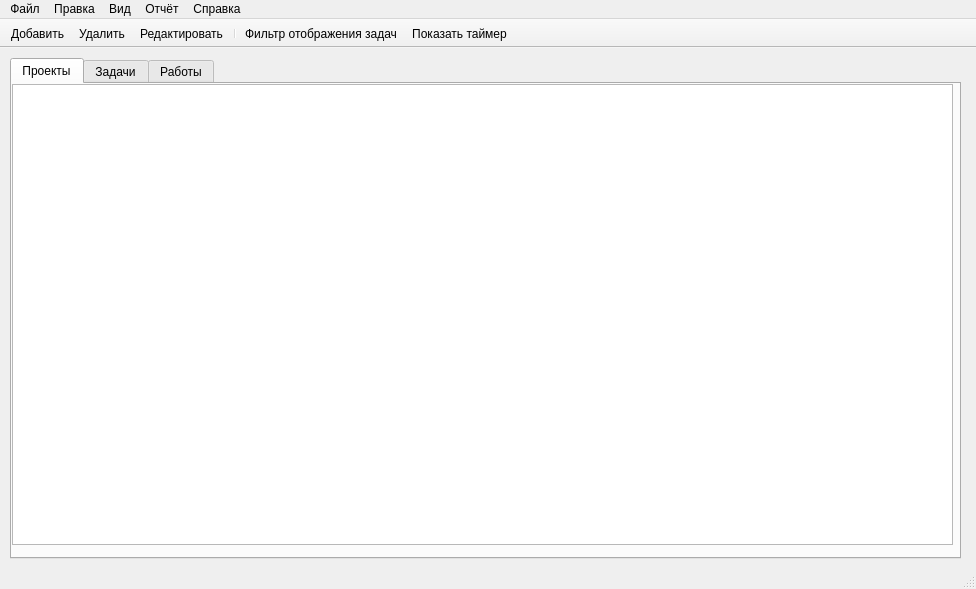
<?xml version="1.0" encoding="UTF-8"?>
<ui version="4.0">
 <class>MainWindow</class>
 <widget class="QMainWindow" name="MainWindow">
  <property name="geometry">
   <rect>
    <x>0</x>
    <y>0</y>
    <width>976</width>
    <height>589</height>
   </rect>
  </property>
  <property name="windowTitle">
   <string>Учёт задач - все задачи</string>
  </property>
  <property name="windowIcon">
   <iconset resource="MainResource.qrc">
    <normaloff>:/images/Tasks64.png</normaloff>:/images/Tasks64.png</iconset>
  </property>
  <widget class="QWidget" name="centralwidget">
   <widget class="QTabWidget" name="m_tabWidget">
    <property name="geometry">
     <rect>
      <x>10</x>
      <y>10</y>
      <width>951</width>
      <height>501</height>
     </rect>
    </property>
    <property name="tabPosition">
     <enum>QTabWidget::North</enum>
    </property>
    <property name="tabShape">
     <enum>QTabWidget::Rounded</enum>
    </property>
    <property name="currentIndex">
     <number>0</number>
    </property>
    <property name="elideMode">
     <enum>Qt::ElideNone</enum>
    </property>
    <property name="documentMode">
     <bool>false</bool>
    </property>
    <property name="tabsClosable">
     <bool>false</bool>
    </property>
    <property name="tabBarAutoHide">
     <bool>false</bool>
    </property>
    <widget class="QWidget" name="m_projectTab">
     <attribute name="title">
      <string>Проекты</string>
     </attribute>
     <widget class="QTableView" name="m_projectsTableView">
      <property name="geometry">
       <rect>
        <x>0</x>
        <y>0</y>
        <width>941</width>
        <height>461</height>
       </rect>
      </property>
      <property name="selectionMode">
       <enum>QAbstractItemView::SingleSelection</enum>
      </property>
      <property name="selectionBehavior">
       <enum>QAbstractItemView::SelectRows</enum>
      </property>
      <property name="sortingEnabled">
       <bool>true</bool>
      </property>
     </widget>
    </widget>
    <widget class="QWidget" name="m_tasksTab">
     <attribute name="title">
      <string>Задачи</string>
     </attribute>
     <attribute name="toolTip">
      <string>Список задач</string>
     </attribute>
     <widget class="QTableView" name="m_taskTableView">
      <property name="geometry">
       <rect>
        <x>0</x>
        <y>0</y>
        <width>951</width>
        <height>461</height>
       </rect>
      </property>
      <property name="selectionMode">
       <enum>QAbstractItemView::SingleSelection</enum>
      </property>
      <property name="selectionBehavior">
       <enum>QAbstractItemView::SelectRows</enum>
      </property>
      <property name="sortingEnabled">
       <bool>true</bool>
      </property>
     </widget>
    </widget>
    <widget class="QWidget" name="m_worksTab">
     <attribute name="title">
      <string>Работы</string>
     </attribute>
     <attribute name="toolTip">
      <string>Список работ по отмеченной в списке задаче</string>
     </attribute>
     <widget class="QTableView" name="m_worksTableView">
      <property name="geometry">
       <rect>
        <x>0</x>
        <y>0</y>
        <width>951</width>
        <height>471</height>
       </rect>
      </property>
      <property name="selectionMode">
       <enum>QAbstractItemView::SingleSelection</enum>
      </property>
      <property name="selectionBehavior">
       <enum>QAbstractItemView::SelectRows</enum>
      </property>
      <property name="sortingEnabled">
       <bool>true</bool>
      </property>
     </widget>
    </widget>
   </widget>
  </widget>
  <widget class="QMenuBar" name="menubar">
   <property name="geometry">
    <rect>
     <x>0</x>
     <y>0</y>
     <width>976</width>
     <height>24</height>
    </rect>
   </property>
   <widget class="QMenu" name="menu">
    <property name="title">
     <string>Файл</string>
    </property>
    <addaction name="action_set_accounting_period"/>
    <addaction name="action_sqlite_export"/>
    <addaction name="action_exit"/>
   </widget>
   <widget class="QMenu" name="menu_2">
    <property name="title">
     <string>Отчёт</string>
    </property>
    <addaction name="action_time_period"/>
    <addaction name="action"/>
   </widget>
   <widget class="QMenu" name="menu_3">
    <property name="title">
     <string>Вид</string>
    </property>
    <addaction name="action_task_filter"/>
    <addaction name="separator"/>
    <addaction name="action_show_timer"/>
   </widget>
   <widget class="QMenu" name="menu_4">
    <property name="title">
     <string>Справка</string>
    </property>
    <addaction name="action_about"/>
   </widget>
   <widget class="QMenu" name="menu_5">
    <property name="title">
     <string>Правка</string>
    </property>
    <addaction name="action_add_task"/>
    <addaction name="action_delete_task"/>
    <addaction name="action_edit_task"/>
    <addaction name="separator"/>
    <addaction name="action_task_finish"/>
   </widget>
   <addaction name="menu"/>
   <addaction name="menu_5"/>
   <addaction name="menu_3"/>
   <addaction name="menu_2"/>
   <addaction name="menu_4"/>
  </widget>
  <widget class="QStatusBar" name="statusbar"/>
  <widget class="QToolBar" name="m_mainToolBar">
   <property name="windowTitle">
    <string>toolBar</string>
   </property>
   <property name="movable">
    <bool>false</bool>
   </property>
   <property name="floatable">
    <bool>false</bool>
   </property>
   <attribute name="toolBarArea">
    <enum>TopToolBarArea</enum>
   </attribute>
   <attribute name="toolBarBreak">
    <bool>false</bool>
   </attribute>
   <addaction name="action_add_task"/>
   <addaction name="action_delete_task"/>
   <addaction name="action_edit_task"/>
   <addaction name="separator"/>
   <addaction name="action_task_filter"/>
   <addaction name="action_show_timer"/>
  </widget>
  <action name="action_time_period">
   <property name="text">
    <string>Время за период</string>
   </property>
   <property name="shortcut">
    <string>Alt+T</string>
   </property>
  </action>
  <action name="action_exit">
   <property name="text">
    <string>Выход</string>
   </property>
   <property name="shortcut">
    <string>Ctrl+X</string>
   </property>
  </action>
  <action name="action">
   <property name="text">
    <string>Работы за период</string>
   </property>
   <property name="shortcut">
    <string>Alt+W</string>
   </property>
  </action>
  <action name="action_show_timer">
   <property name="icon">
    <iconset resource="MainResource.qrc">
     <normaloff>:/images/timer48.png</normaloff>:/images/timer48.png</iconset>
   </property>
   <property name="text">
    <string>Показать таймер</string>
   </property>
   <property name="toolTip">
    <string>Показать (скрыть) таймер (Crrl+T)</string>
   </property>
   <property name="shortcut">
    <string>Ctrl+T</string>
   </property>
  </action>
  <action name="action_about">
   <property name="text">
    <string>О программе</string>
   </property>
  </action>
  <action name="action_add_task">
   <property name="icon">
    <iconset resource="MainResource.qrc">
     <normaloff>:/images/add.png</normaloff>:/images/add.png</iconset>
   </property>
   <property name="text">
    <string>Добавить</string>
   </property>
   <property name="toolTip">
    <string>Добавить задачу (Ctrl+Ins)</string>
   </property>
   <property name="shortcut">
    <string>Ctrl+Ins</string>
   </property>
  </action>
  <action name="action_delete_task">
   <property name="icon">
    <iconset resource="MainResource.qrc">
     <normaloff>:/images/delete.png</normaloff>:/images/delete.png</iconset>
   </property>
   <property name="text">
    <string>Удалить</string>
   </property>
   <property name="toolTip">
    <string>Удалить задачу (Ctrl+Del)</string>
   </property>
   <property name="shortcut">
    <string>Ctrl+Del</string>
   </property>
  </action>
  <action name="action_edit_task">
   <property name="icon">
    <iconset resource="MainResource.qrc">
     <normaloff>:/images/edit.png</normaloff>:/images/edit.png</iconset>
   </property>
   <property name="text">
    <string>Редактировать</string>
   </property>
   <property name="toolTip">
    <string>Править параметры задачи (F7)</string>
   </property>
   <property name="shortcut">
    <string>F7</string>
   </property>
  </action>
  <action name="action_task_filter">
   <property name="icon">
    <iconset resource="MainResource.qrc">
     <normaloff>:/images/filter48.png</normaloff>:/images/filter48.png</iconset>
   </property>
   <property name="text">
    <string>Фильтр отображения задач</string>
   </property>
   <property name="toolTip">
    <string>Отобразить задачи в соответствии с выбранным фильтром (Alt+F)</string>
   </property>
   <property name="shortcut">
    <string>Alt+F</string>
   </property>
  </action>
  <action name="action_set_accounting_period">
   <property name="text">
    <string>Установить отчётный период</string>
   </property>
   <property name="shortcut">
    <string>Ctrl+A</string>
   </property>
  </action>
  <action name="action_task_finish">
   <property name="text">
    <string>Завершить задачу</string>
   </property>
   <property name="toolTip">
    <string>Установить дату завершения задачи на дату последней работы</string>
   </property>
  </action>
  <action name="action_sqlite_export">
   <property name="text">
    <string>Экспорт в SQLite</string>
   </property>
   <property name="toolTip">
    <string>Экспорт данных в БД SQLite</string>
   </property>
  </action>
 </widget>
 <resources>
  <include location="MainResource.qrc"/>
 </resources>
 <connections/>
</ui>
